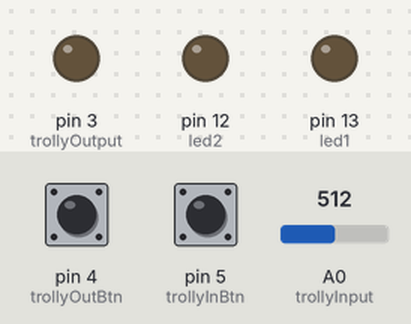
Simulated run of this sketch. Board: Arduino Uno, built with avr-gcc and run on an emulated ATmega328P. On the bench: output pins drawn as LEDs (lit = HIGH). The inputs (shaded band) are chosen by the test bench; at power-on: pin 4 (trollyOutBtn) HIGH, pin 5 (trollyInBtn) HIGH, A0 (trollyInput) = 512.

Above: at 0.1 s.
At 1.1 s:
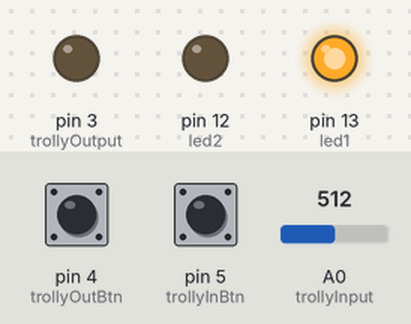
Timing chart, 0 to 2.6 s (numbered marks = the images above):
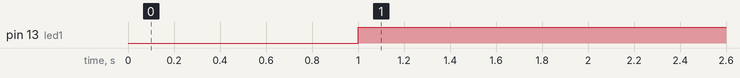

Measured:
- by itself, pin 13 (led1): LOW → HIGH at 1.0 s

The sketch:

analogJoystickCrane.ino
```cpp
#define trollyInput A0
#define trollyOutput 3
#define trollyOutBtn 4
#define trollyInBtn 5
#define led1 13
#define led2 12
int TrollyVal;

void setup() {
  pinMode(trollyInput, INPUT);
  pinMode(trollyOutput, OUTPUT);
  pinMode(trollyOutBtn, INPUT_PULLUP);
  pinMode(trollyInBtn, INPUT_PULLUP);
  pinMode(led1, OUTPUT);
  pinMode(led2, OUTPUT);
}

void loop() {

               //set led1 variables
  unsigned long led1Time = 0;
  unsigned long newLed1Time = millis();
  int led1State = LOW;
  const int led1TimeInterval = 1000;

               //start led1
   if (newLed1Time - led1Time >= led1TimeInterval)
    {
      led1Time = newLed1Time;
      if (led1State == LOW) {
          led1State = HIGH;
    }
      else {
      led1State = LOW;
    }
    digitalWrite(led1, led1State);
    }

              //set led2 variables
  unsigned long led2Time = 0;
  unsigned long newLed2Time = millis();
  int led2State = HIGH;
  const int led2TimeInterval = 1500;

  //start led2
    if (newLed2Time - led2Time >= led2TimeInterval)
    {
      led2Time = newLed2Time;
      if (led2State == HIGH) {
          led2State = LOW;
    }
      else {
      led2State = HIGH;
    }
    digitalWrite(led2, led2State);
    }

//  if (buttonState == HIGH && analogRead(input) > 500)
//{
//  digitalWrite(motorPin, 250);
//  }
              // set trolly variables
  int trollyVal;
  trollyVal = analogRead(trollyInput);
  trollyVal = (map(analogRead(trollyInput), 1, 1023, 0, 255));
  static enum {moving, stoppedOut, stoppedIn, trollyStopped} state;
  static unsigned long timeStopped;
  const int autoPilot = 3000;
  unsigned long now = millis();

  switch(state) {
    case moving:
      if (analogRead(trollyInput) <= 550 && analogRead(trollyInput) >= 450 && digitalRead(trollyOutBtn) == HIGH && digitalRead(trollyInBtn) == HIGH)
      {
        analogWrite(trollyOutput, analogRead(trollyInput));
        state = trollyStopped;
       }
        else if (analogRead(trollyInput) >= 550 && digitalRead(trollyOutBtn) == HIGH && digitalRead(trollyInBtn == HIGH))
       {
        analogWrite(trollyOutput, analogRead(trollyInput));
        state = moving;
       }
        else if ((analogRead(trollyInput) <= 450 && digitalRead(trollyOutBtn) == HIGH && digitalRead(trollyInBtn == HIGH)))
       {
        analogWrite(trollyOutput, analogRead(trollyInput));
        state = moving;
       }
        else if ((digitalRead(trollyOutBtn) == LOW))
      {
        analogWrite(trollyOutput, 350);
        state = stoppedOut;
        timeStopped = now;
      }
        else if ((digitalRead(trollyInBtn) == LOW))
      {
        analogWrite(trollyOutput, 650);
        state = stoppedIn;
        timeStopped = now;
      }
      break;
    case stoppedOut:
      if (now - timeStopped >= 3000 && analogRead(trollyInput) <= 450)
      {
        analogWrite(trollyOutput, analogRead(trollyInput));
        state = moving;
      }
      break;
      case stoppedIn:
      if (now - timeStopped >= 3000 && analogRead(trollyInput) >= 550)
      {
        analogWrite(trollyOutput, analogRead(trollyInput));
        state = moving;
      }
      break;

  }

}
```
